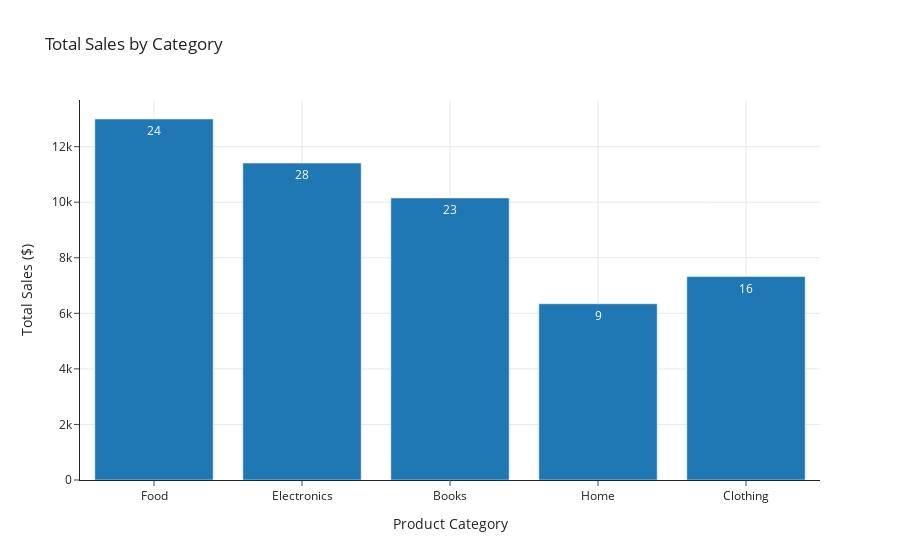

Notebook code cell kept with this figure:
### Markdown cell above
<div class="result" markdown>

--8<-- "docs/guides/querying-data/images/pt2_total_sales_by_category_ps.html"

</div>

### Polars

### Code cell
fig: go.Figure = px.bar(
    data_frame=category_sales_pl,
    x="category",
    y="Total Sales",
    title="Total Sales by Category",
    text="Transaction Count",
    labels={"Total Sales": "Total Sales ($)", "category": "Product Category"},
)
fig.write_html("images/pt2_total_sales_by_category_pl.html", include_plotlyjs="cdn", full_html=True)
fig.show()

### Figure 1 — Plotly figure (JSON) as saved in the notebook; plotly's stock layout.template omitted (floating-point values rounded to 4 significant figures)
{"data": [{"hovertemplate": "Product Category=%{x}<br>Total Sales ($)=%{y}<br>Transaction Count=%{text}<extra></extra>", "legendgroup": "", "marker": {"color": "#1F77B4", "pattern": {"shape": ""}}, "name": "", "orientation": "v", "showlegend": false, "text": [24.0, 28.0, 23.0, 9.0, 16.0], "textposition": "auto", "type": "bar", "x": ["Food", "Electronics", "Books", "Home", "Clothing"], "xaxis": "x", "y": [13000.0, 11410.0, 10150.0, 6344.0, 7325.0], "yaxis": "y"}], "layout": {"barmode": "relative", "legend": {"tracegroupgap": 0}, "title": {"text": "Total Sales by Category"}, "xaxis": {"anchor": "y", "domain": [0, 1], "title": {"text": "Product Category"}}, "yaxis": {"anchor": "x", "domain": [0, 1], "title": {"text": "Total Sales ($)"}}}}
